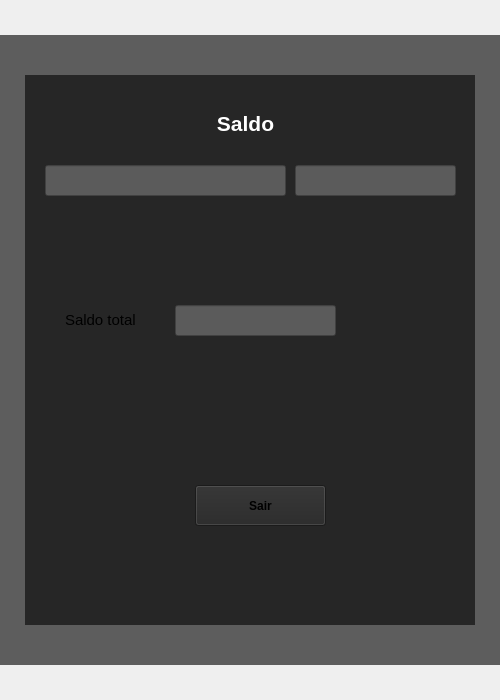
<?xml version="1.0" encoding="UTF-8"?>
<ui version="4.0">
 <class>MainWindow</class>
 <widget class="QMainWindow" name="MainWindow">
  <property name="geometry">
   <rect>
    <x>0</x>
    <y>0</y>
    <width>500</width>
    <height>700</height>
   </rect>
  </property>
  <property name="minimumSize">
   <size>
    <width>500</width>
    <height>700</height>
   </size>
  </property>
  <property name="windowTitle">
   <string>MainWindow</string>
  </property>
  <widget class="QWidget" name="centralwidget">
   <layout class="QVBoxLayout" name="verticalLayout">
    <property name="spacing">
     <number>0</number>
    </property>
    <property name="leftMargin">
     <number>0</number>
    </property>
    <property name="topMargin">
     <number>0</number>
    </property>
    <property name="rightMargin">
     <number>0</number>
    </property>
    <property name="bottomMargin">
     <number>0</number>
    </property>
    <item>
     <widget class="QFrame" name="frame">
      <property name="maximumSize">
       <size>
        <width>16777215</width>
        <height>35</height>
       </size>
      </property>
      <property name="frameShape">
       <enum>QFrame::NoFrame</enum>
      </property>
      <property name="frameShadow">
       <enum>QFrame::Raised</enum>
      </property>
      <layout class="QHBoxLayout" name="horizontalLayout_2">
       <property name="spacing">
        <number>0</number>
       </property>
       <property name="leftMargin">
        <number>0</number>
       </property>
       <property name="topMargin">
        <number>5</number>
       </property>
       <property name="rightMargin">
        <number>0</number>
       </property>
       <property name="bottomMargin">
        <number>0</number>
       </property>
      </layout>
     </widget>
    </item>
    <item>
     <widget class="QFrame" name="frame_2">
      <property name="styleSheet">
       <string notr="true">background-color: rgb(255, 255, 255);
background-color: rgb(93, 93, 93);</string>
      </property>
      <property name="frameShape">
       <enum>QFrame::NoFrame</enum>
      </property>
      <property name="frameShadow">
       <enum>QFrame::Raised</enum>
      </property>
      <layout class="QHBoxLayout" name="horizontalLayout">
       <item>
        <widget class="QFrame" name="frame_4">
         <property name="maximumSize">
          <size>
           <width>450</width>
           <height>550</height>
          </size>
         </property>
         <property name="styleSheet">
          <string notr="true">background-color: rgb(38, 38, 38);</string>
         </property>
         <property name="frameShape">
          <enum>QFrame::NoFrame</enum>
         </property>
         <property name="frameShadow">
          <enum>QFrame::Raised</enum>
         </property>
         <widget class="QLabel" name="label">
          <property name="geometry">
           <rect>
            <x>0</x>
            <y>30</y>
            <width>441</width>
            <height>37</height>
           </rect>
          </property>
          <property name="minimumSize">
           <size>
            <width>0</width>
            <height>0</height>
           </size>
          </property>
          <property name="maximumSize">
           <size>
            <width>16777215</width>
            <height>50</height>
           </size>
          </property>
          <property name="styleSheet">
           <string notr="true">color: rgb(255, 255, 255);</string>
          </property>
          <property name="text">
           <string>&lt;html&gt;&lt;head/&gt;&lt;body&gt;&lt;p align=&quot;center&quot;&gt;&lt;span style=&quot; font-size:16pt; font-weight:600;&quot;&gt;Saldo&lt;/span&gt;&lt;/p&gt;&lt;/body&gt;&lt;/html&gt;</string>
          </property>
         </widget>
         <widget class="QLineEdit" name="campo_cpf">
          <property name="geometry">
           <rect>
            <x>270</x>
            <y>90</y>
            <width>161</width>
            <height>31</height>
           </rect>
          </property>
          <property name="styleSheet">
           <string notr="true">background-color: rgb(91, 91, 91);</string>
          </property>
         </widget>
         <widget class="QLineEdit" name="campo_nome">
          <property name="geometry">
           <rect>
            <x>20</x>
            <y>90</y>
            <width>241</width>
            <height>31</height>
           </rect>
          </property>
          <property name="styleSheet">
           <string notr="true">background-color: rgb(91, 91, 91);</string>
          </property>
         </widget>
         <widget class="QPushButton" name="botao_sair">
          <property name="geometry">
           <rect>
            <x>170</x>
            <y>410</y>
            <width>131</width>
            <height>41</height>
           </rect>
          </property>
          <property name="font">
           <font>
            <weight>75</weight>
            <bold>true</bold>
           </font>
          </property>
          <property name="text">
           <string>Sair</string>
          </property>
         </widget>
         <widget class="QLabel" name="label_3">
          <property name="geometry">
           <rect>
            <x>40</x>
            <y>230</y>
            <width>91</width>
            <height>31</height>
           </rect>
          </property>
          <property name="font">
           <font>
            <pointsize>15</pointsize>
           </font>
          </property>
          <property name="text">
           <string>&lt;html&gt;&lt;head/&gt;&lt;body&gt;&lt;p&gt;&lt;span style=&quot; font-size:11pt;&quot;&gt;Saldo total&lt;/span&gt;&lt;/p&gt;&lt;/body&gt;&lt;/html&gt;</string>
          </property>
         </widget>
         <widget class="QLineEdit" name="campo_saldo">
          <property name="geometry">
           <rect>
            <x>150</x>
            <y>230</y>
            <width>161</width>
            <height>31</height>
           </rect>
          </property>
          <property name="styleSheet">
           <string notr="true">background-color: rgb(91, 91, 91);</string>
          </property>
         </widget>
        </widget>
       </item>
      </layout>
     </widget>
    </item>
    <item>
     <widget class="QFrame" name="frame_3">
      <property name="maximumSize">
       <size>
        <width>16777215</width>
        <height>35</height>
       </size>
      </property>
      <property name="frameShape">
       <enum>QFrame::NoFrame</enum>
      </property>
      <property name="frameShadow">
       <enum>QFrame::Raised</enum>
      </property>
     </widget>
    </item>
   </layout>
  </widget>
 </widget>
 <resources/>
 <connections/>
</ui>
